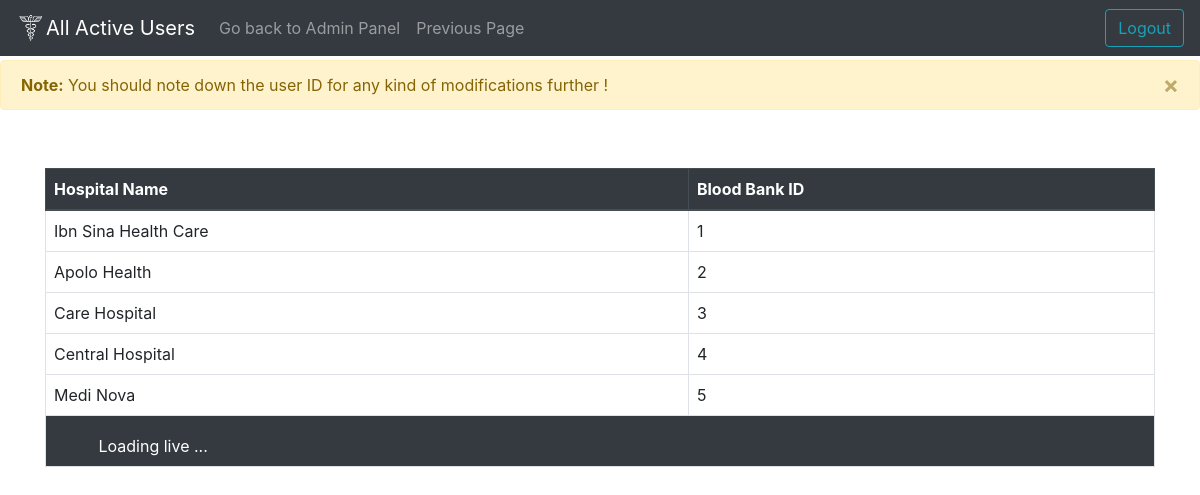
The app's page /Unicare/admin/normalusers/showallbb.php with its own data.
### tables this page shows
CREATE TABLE `bloodbank` (
  `Blood_bank_id` int(10) NOT NULL,
  `Hospital_id` int(10) DEFAULT NULL,
  `Admin_user_id` int(10) DEFAULT NULL
);

CREATE TABLE `hospital` (
  `Hospital_id` int(10) NOT NULL,
  `Name` varchar(20) DEFAULT NULL,
  `Admin_user_id` int(10) DEFAULT NULL
);

### Unicare/admin/normalusers/showallbb.php (the view, shortened to what this page needs)
<!DOCTYPE html>
<html lang="en">
<head>
    <link rel="stylesheet" href="../../css/bootstrap/css/bootstrap.min.css">
    <link rel="stylesheet" href="../../css/style.css">
</head>
<body>
<body>
<nav class="navbar navbar-expand-lg fixed-top navbar-dark bg-dark">
        <a class="navbar-brand" href="#"><img src="../../media/favicon.png" width="30" height="30" class="d-inline-block align-top" alt="">All Active Users</a>
          <div class="collapse navbar-collapse" id="navbarSupportedContent">
          <ul class="navbar-nav mr-auto">
            <li class="nav-item">
            <a class="nav-link" href="../admin_panel.php">Go back to Admin Panel</a>
            </li>
            <li class="nav-item">
            <a class="nav-link" href="users.php">Previous Page</a>
            </li>
        </ul>
        <a class="btn btn-outline-info ml-aut"  href="../../signout.php" role="button" >Logout</a>
      </nav>
    <div class="admin_alert">
    <div class="alert alert-warning alert-dismissible fade show" role="alert">
        <strong>Note:</strong> You should note down the user ID for any kind of modifications further !
        <button type="button" class="close" data-dismiss="alert" aria-label="Close">
            <span aria-hidden="true">&times;</span>
        </button>
    </div>
        </div>
        <?php
require_once '../../dbconnect.php';
?>
<div class="container mt-5" id="table">
    <div class="table-responsive">
        <table class="table custom-table">
            <thead class="thead-dark">
                 <tr>
                    <th>Hospital Name</th>
                    <th>Blood Bank ID</th>
                </tr>
            </thead>
            <tbody>
                <?php
                $sql = "SELECT h.Name AS hospital_name, bb.Blood_bank_id AS bloodbank_id
                        FROM Hospital h
                        LEFT JOIN BloodBank bb ON h.Hospital_id = bb.Hospital_id";
                $result = mysqli_query($conn, $sql);
                if (mysqli_num_rows($result) > 0) {
                    while($row = mysqli_fetch_assoc($result))
                    {
                        echo "<tr>";
                        echo "<td>" . $row['hospital_name'] . "</td>";
                        echo "<td>" . $row['bloodbank_id'] . "</td>";
                        echo "</tr>";
                    }
                } else {
                    echo "<tr><td colspan='2'>No records found</td></tr>";
                }
                ?>
            </tbody>
            <tfoot class="bg-dark text-white">
                <tr>
                    <td colspan="10">
                    <span class="ml-2">Loading live ...</span>
                    </td>
                </tr>
            </tfoot>
        </table>
    </div>
</div>
</body>
</html>

### Unicare/css/style.css (style rules this page uses)
.custom-table { border: 1px solid #dee2e6; border-collapse: collapse; }
.custom-table th, .custom-table td { border: 1px solid #dee2e6; padding: 8px; }
.custom-table thead { background-color: #343a40; color: #fff; }
table { margin-top: 10px; }
.admin_alert { margin-top: 60px; }
html, body { height: 100%; margin: 0; padding: 0; }

### records on screen
bloodbank: Hospital.Name "Ibn Sina Health Care", Blood_bank_id "1"
bloodbank: Hospital.Name "Apolo Health", Blood_bank_id "2"
bloodbank: Hospital.Name "Care Hospital", Blood_bank_id "3"
bloodbank: Hospital.Name "Central Hospital", Blood_bank_id "4"
bloodbank: Hospital.Name "Medi Nova", Blood_bank_id "5"
